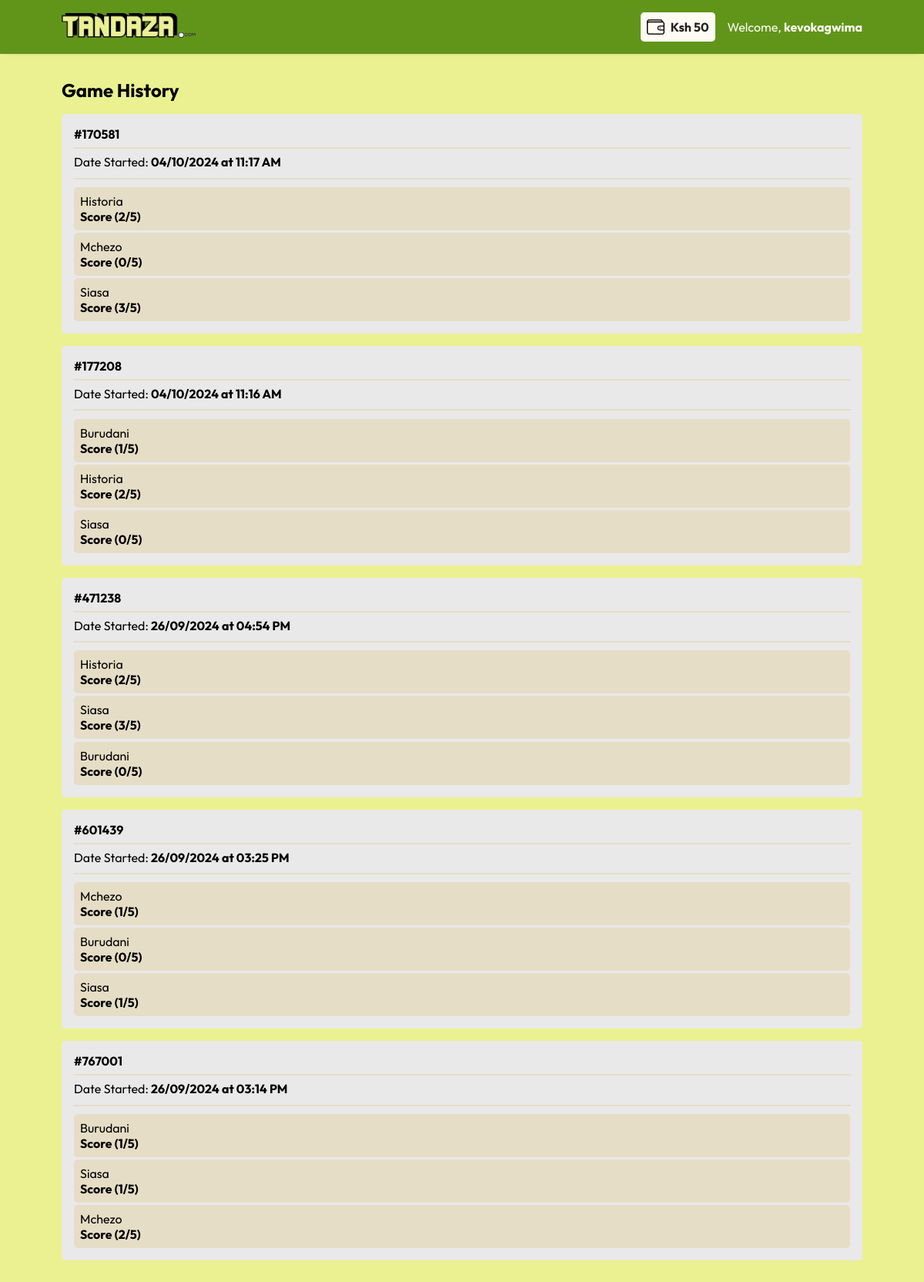
Screenshot of /history (signed in) with the database file from the repository.
### models.py (models this page shows)
class Users(db.Model, UserMixin):
  __tablename__ = "users"
  id = db.Column(db.Integer(), primary_key=True)
  username = db.Column(db.String(50), nullable=False)
  phone_number = db.Column(db.String(10), nullable=False)
  last_login = db.Column(db.DateTime())
  wallet = db.Column(db.Integer, default=0)
  referral_code = db.Column(db.String(10), nullable=False)
  session = db.relationship("Session", backref="owner", lazy=True)
  payment = db.relationship("Payment", backref="user_payment", lazy=True)
  deposit = db.relationship("Deposit", backref="deposits", lazy=True)
  withdraw = db.relationship("Withdrawal", backref="withdrawals", lazy=True)

class Session(db.Model):
  __tablename__ = "session"
  id = db.Column(db.Integer(), primary_key=True)
  unique_id = db.Column(db.Integer(), unique=True)
  date_started = db.Column(db.DateTime(), nullable=False)
  game = db.Column(db.Integer(), db.ForeignKey("games.id"))
  user = db.Column(db.Integer(), db.ForeignKey("users.id"))
  is_active = db.Column(db.Boolean(), default=True)
  rounds = db.relationship("Rounds", backref="round", lazy=True)

class Rounds(db.Model):
  __tablename__ = "rounds"
  id = db.Column(db.Integer(), primary_key=True)
  unique_id = db.Column(db.Integer(), unique=True)
  date_started = db.Column(db.DateTime())
  score = db.Column(db.Integer, default=0)
  session = db.Column(db.Integer(), db.ForeignKey("session.id"))
  game = db.Column(db.Integer(), db.ForeignKey("games.id"))
  is_active = db.Column(db.Boolean(), default=True)

class Games(db.Model):
  __tablename__ = "games"
  id = db.Column(db.Integer(), primary_key=True)
  name = db.Column(db.String(50), nullable=False)
  session = db.relationship("Session", backref="session_game_name", lazy=True)
  rounds = db.relationship("Rounds", backref="round_game", lazy=True)

### app.py (the view)
@app.route("/history")
@login_required
def history():
  sessions = Session.query.filter_by(user=current_user.id).all()
  rounds = Rounds.query.all()
  return render_template("history.html", sessions=sessions, rounds=rounds)

### app.py (called while the page is built)
@login_manager.user_loader
def load_user(user_id):
  try:
    return Users.query.filter_by(id=user_id).first()
  except Exception as e:
    flash(f"{repr(e)}", category="info")

### templates/history.html (shortened to what this page needs)
{% extends "base.html" %}
{% block head %}
{{ super() }}
<link rel="stylesheet" href="{{ url_for('static', filename='css/history.css') }}">
{% endblock %}
{% block body %}
<div class="container">
  <h2>Game History</h2>
  <div class="game-box">
    {% for session in sessions|sort(attribute="date_started", reverse=true) %}
    <div class="game-info">
      <h4>#{{ session.unique_id }}</h4>
      <div class="game-details">
        <p>Date Started: <b>{{ session.date_started.strftime("%d/%m/%Y at %I:%M %p") }}</b></p>
        {% for round in rounds if round.session == session.id %}
        <div class="round-info">
          <p>{{ round.round_game.name }}</p>
          <h4>Score ({{ round.score }}/5)</h4>
        </div>
        {% endfor %}
      </div>
    </div>
    {% endfor %}
  </div>
</div>
{% endblock %}

### templates/base.html (shortened to what this page needs)
<!DOCTYPE html>
<html lang="en">
{% block head %}
<head>
  <link rel="stylesheet" href="{{ url_for('static', filename='css/base.css') }}">
</head>
{% endblock %}
<body>
  <header>
    <div class="logo">
      <a href="{{ url_for('home') }}">
        <img id="logo" src="{{ url_for('static', filename='images/logo.png') }}" alt="tandaza-logo">
      </a>
    </div>
    {% if current_user.is_authenticated %}
    <div class="account">
      <a href="{{ url_for('wallet') }}">
        <div class="wallet">
          <img src="{{ url_for('static', filename='images/wallet.png') }}" alt="">
          <h4>{{ "Ksh {:,}".format(current_user.wallet) }}</h4>
        </div>
      </a>
      <div class="account-box">
        <p>Welcome, <b>{{ current_user.username }}</b></p>
      </div>
    </div>
    {% else %}
    <div class="links">
      <a href="{{ url_for('signup') }}">Sign Up</a>
      <a href="{{ url_for('signin') }}">Sign In</a>
    </div>
    {% endif %}
  </header>
  {% block body %} {% endblock %}
</body>
</html>

### static/css/base.css (style rules this page uses)
* { box-sizing: border-box; margin: 0; padding: 0; }
:root { --main-bgcolor: #fefbf3; --sec-bgcolor: #e9e9e9; --green: #61951a; --yellow: #ebf191; --grey: grey; --other-bgcolor: #e6ddc6; --special-bgcolor: #b980f0; --dark: #212121; --font-1: "Outfit", sans-serif; --font-2: "Outfit", sans-serif; --font-3: "Outfit", sans-serif; --font-4: "Outfit", sans-serif; --radius: 0.3rem; }
body { background-color: var(--yellow); }
header { padding: 1rem 5rem; display: flex; align-items: center; justify-content: space-between; background-color: var(--green); position: sticky; top: 0; z-index: 10; box-shadow: 0 0 10px -8px var(--dark); }
#logo { max-height: 2rem; }
.account { display: flex; align-items: center; gap: 1rem; }
.wallet { cursor: pointer; display: flex; align-items: center; gap: 0.5rem; padding: 0.5rem; background-color: var(--main-bgcolor); border-radius: var(--radius); color: var(--dark); max-width: max-content; }
.wallet img { max-height: 1.4rem; }
.account-box { position: relative; }
.account-box p { color: var(--main-bgcolor); cursor: pointer; }
h1, h2, h3, h4 { font-family: var(--font-1); }
p, span, input, label { font-family: var(--font-3); }
a { text-decoration: none; font-family: var(--font-2); color: var(--special-bgcolor); }

### static/css/history.css (style rules this page uses)
.container { padding: 2rem 5rem; }
.game-box { margin-top: 1rem; display: grid; gap: 1rem; }
.game-info { padding: 1rem; border-radius: var(--radius); background-color: var(--sec-bgcolor); }
.game-details { display: grid; gap: 0.2rem; }
.round-info { padding: 0.5rem; border-radius: var(--radius); background-color: var(--other-bgcolor); }

### rows the page displays
Users: wallet "Ksh 50", username "kevokagwima"
Rounds: round_game.name "Historia", score "2"
Rounds: round_game.name "Mchezo", score "0"
Rounds: round_game.name "Siasa", score "3"
Rounds: round_game.name "Burudani", score "1"
Rounds: round_game.name "Historia", score "2"
Rounds: round_game.name "Siasa", score "0"
Rounds: round_game.name "Historia", score "2"
Rounds: round_game.name "Siasa", score "3"
Rounds: round_game.name "Burudani", score "0"
Rounds: round_game.name "Mchezo", score "1"
Rounds: round_game.name "Burudani", score "0"
Rounds: round_game.name "Siasa", score "1"
Rounds: round_game.name "Burudani", score "1"
Rounds: round_game.name "Siasa", score "1"
Rounds: round_game.name "Mchezo", score "2"

### other values shown
{{ session.unique_id }} "170581"
{{ session.date_started.strftime("%d/%m/%Y at %I:%M %p") }} "04/10/2024 at 11:17 AM"
{{ session.unique_id }} "177208"
{{ session.date_started.strftime("%d/%m/%Y at %I:%M %p") }} "04/10/2024 at 11:16 AM"
{{ session.unique_id }} "471238"
{{ session.date_started.strftime("%d/%m/%Y at %I:%M %p") }} "26/09/2024 at 04:54 PM"
{{ session.unique_id }} "601439"
{{ session.date_started.strftime("%d/%m/%Y at %I:%M %p") }} "26/09/2024 at 03:25 PM"
{{ session.unique_id }} "767001"
{{ session.date_started.strftime("%d/%m/%Y at %I:%M %p") }} "26/09/2024 at 03:14 PM"
